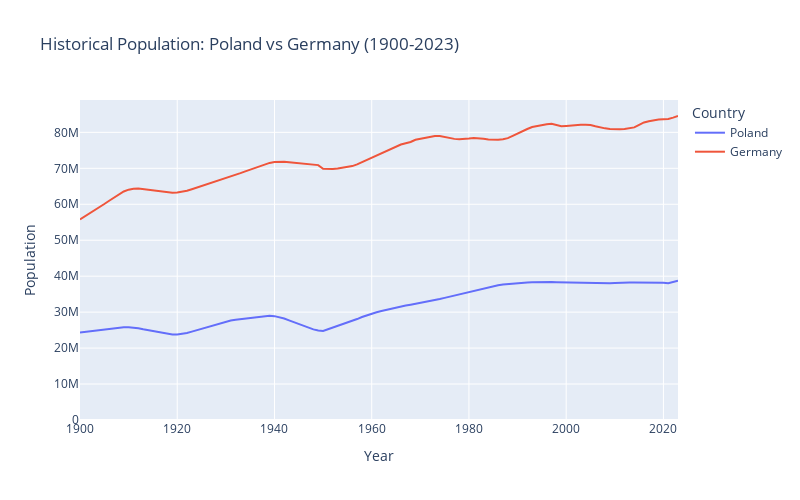

The notebook cell saved with this chart:
### Code cell
# Combine data for both countries (from 1900 onwards)
historical_combined = pd.concat([
    poland_recent.assign(country='Poland'),
    germany_recent.assign(country='Germany')
])

# Create interactive plot using plotly
fig_historical = px.line(
    historical_combined,
    x='year',
    y='population_historical',
    color='country',
    title='Historical Population: Poland vs Germany (1900-2023)',
    labels={
        'population_historical': 'Population',
        'year': 'Year'
    },
    width=800,
    height=500
)

# Update layout
fig_historical.update_layout(
    yaxis=dict(rangemode='tozero'),
    xaxis=dict(title='Year'),
    yaxis_title='Population',
    legend=dict(title='Country')
)

# Show the plot
fig_historical.show()
